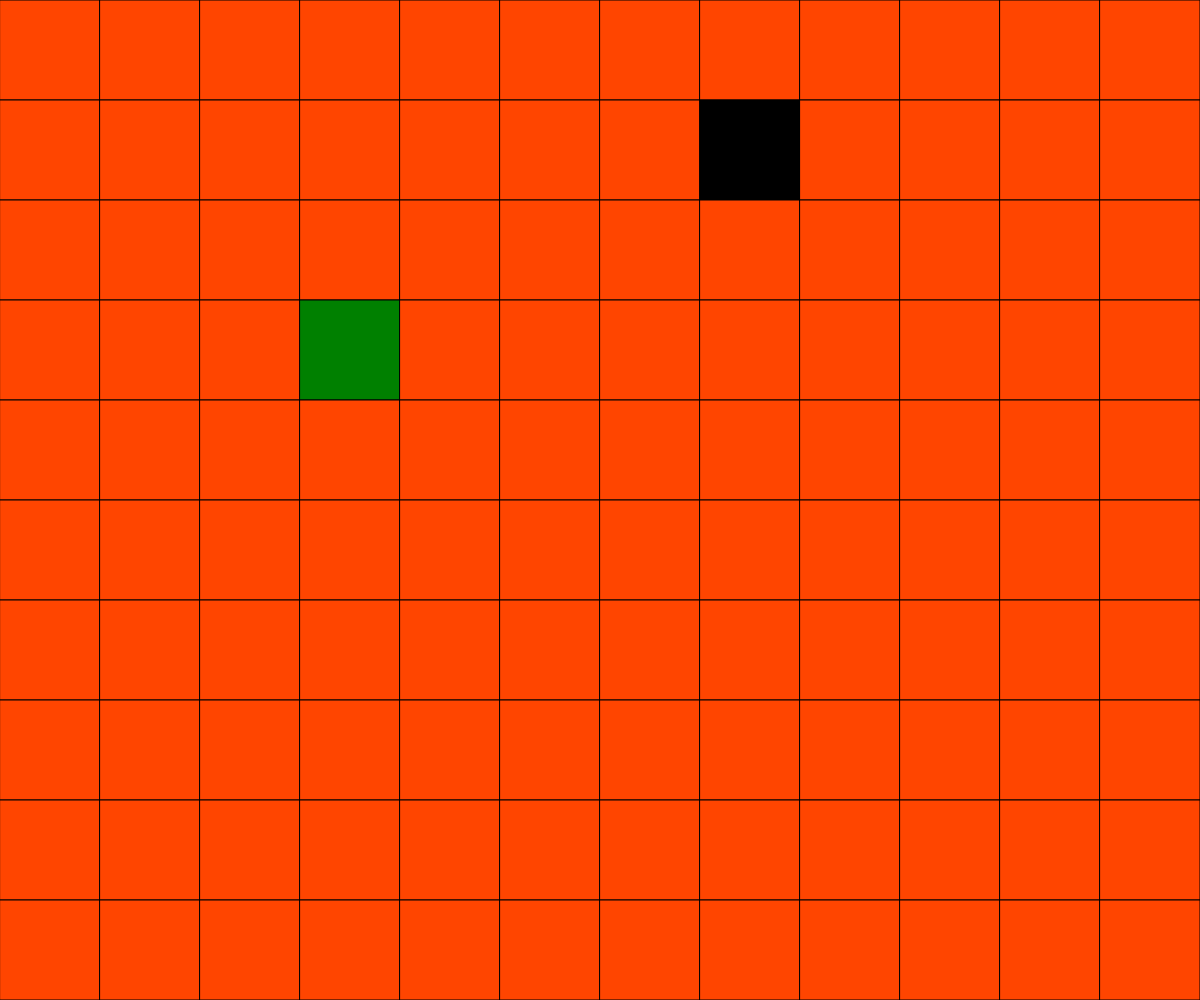
Frame 1 (no input)
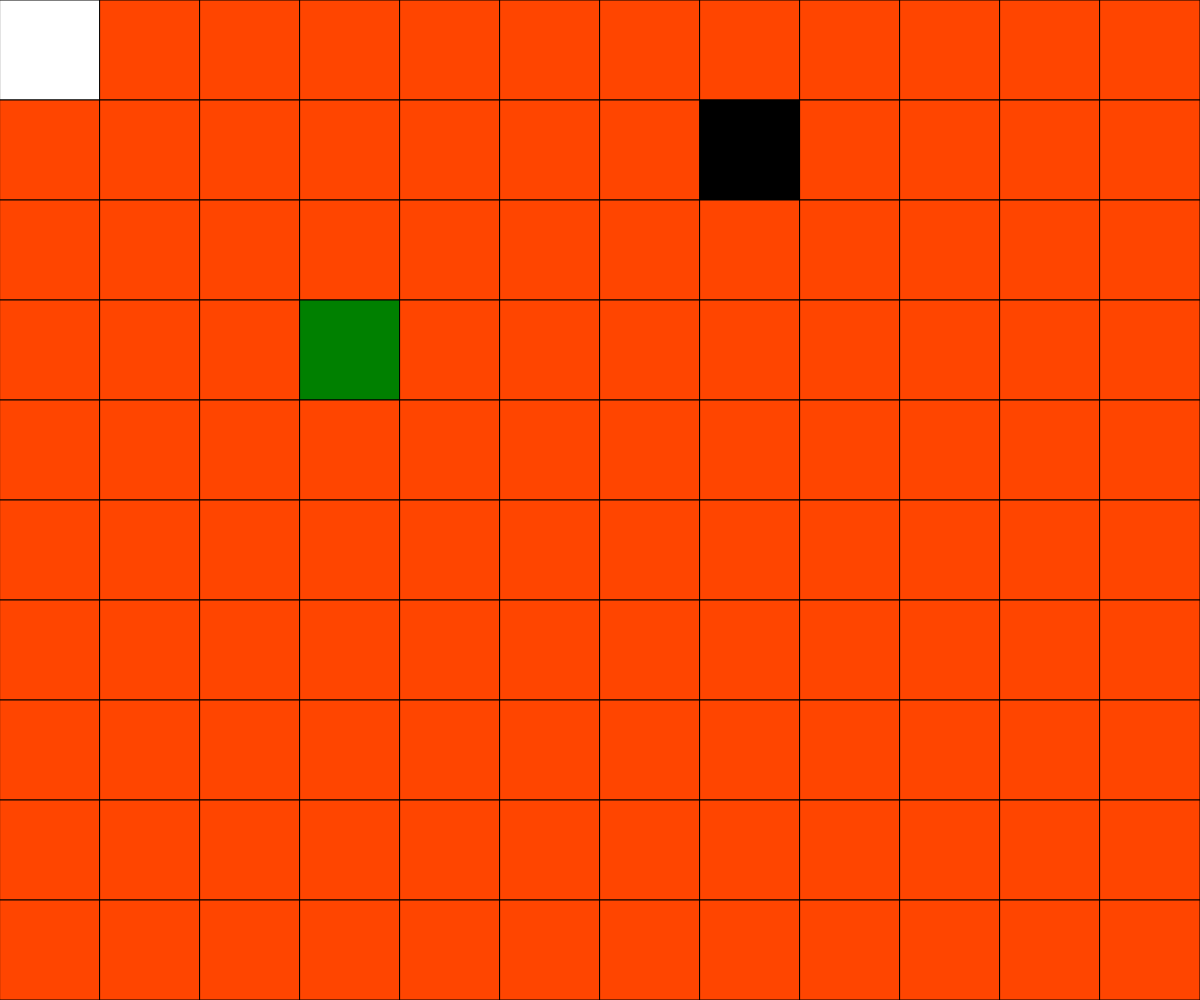
Frame 60 (no input)
Frame 120 (the mouse pressed at the canvas centre since frame 60): identical to frame 60, image omitted

The p5.js sketch that drew these frames (run headless with seeded random() and noise() and a simulated clock; from frame 60 on, the mouse is pressed at the canvas centre):

// p5.js sketch
// ── sketch.js
// Grid game | Tower Defense
// Karthik Narayan
// March.26/2025
//
// Extra for Experts:
// - describe what you did to take this project "above and beyond"
// TODO:
// - PATHFINDING - TRY BFS PATHFINDING FIRST

const CELL_SIZE = 100;
const PLAYER = "P";
const BALLOON_START = "S";
const BALLOON_END = "E";
let grid;
let rows;
let cols;
let oldY;
let oldX;
let queue;
let visited;
let previous;
let path;
let neighbours;

let playerPiece = {
  x: 0,
  y: 0,
  oldX: 0, 
  oldY: 0,
};

// Create a balloon spawn point
let balloonSpawnLocation = {
  x: 3,
  y: 3,
};

// Create a balloon end point
let balloonEndLocation = {
  x: 7,
  y: 1,
};

function setup() {
  createCanvas(windowWidth, windowHeight);

  cols = width/CELL_SIZE;
  rows = height/CELL_SIZE;

  // balloonSpawnLocation = {
  //   x: Math.floor(random(cols/2)),
  //   y: Math.floor(random(rows)),
  // };

  // balloonEndLocation = {
  //   x: Math.floor(random(cols/2, cols)),
  //   y: Math.floor(random(rows)),
  // };

  grid = generateGridMap(cols, rows);
  balloonStartAndEnd();
  
  previous = BFSPathfinding(grid, balloonSpawnLocation, balloonEndLocation);
  path = reconstructPath(grid, balloonSpawnLocation, balloonEndLocation, previous);
  // console.log(previous);
  //console.log(path);

  console.log(visited);
  console.log(previous);
}

function draw() {
  background(220);
  displayGrid(cols, rows);
  displayPiece();
}

function generateGridMap(cols, rows) {
  let newGrid = [];
  for (let y = 0; y < rows; y++) {
    newGrid.push([]);
    for (let x = 0; x < cols; x++) {
      newGrid[y].push(0);
    }
  }
  return newGrid;
}

function displayGrid(cols, rows) {
  for (let y = 0; y < rows; y++) {
    for (let x = 0; x < cols; x++) {
      if (grid[y][x] === 0) {
        fill("orangered");
      }
      else if (grid[y][x] === PLAYER) {
        fill("white");
      }
      else if (grid[y][x] === BALLOON_START) {
        fill("green");
      }
      else if (grid[y][x] === BALLOON_END) {
        fill("black");
      }
      rect(x * CELL_SIZE, y * CELL_SIZE, CELL_SIZE, CELL_SIZE);
    }
  }
}

function balloonStartAndEnd() {
  // Render Balloon Start and End
  grid[balloonSpawnLocation.y][balloonSpawnLocation.x] = BALLOON_START;
  grid[balloonEndLocation.y][balloonEndLocation.x] = BALLOON_END;
}

function displayPiece() {
  // Change the tile to the player
  grid[playerPiece.y][playerPiece.x] = PLAYER;
  // console.log(playerPiece.x, playerPiece.y);

  // Set old piece location
  playerPiece.oldY = playerPiece.y;
  playerPiece.oldX = playerPiece.x;
}

function mouseClicked() {
  // Clear old piece
  grid[playerPiece.oldY][playerPiece.oldX] = 0;

  // Find the x and y positions relative to the grid
  playerPiece.y = Math.ceil(mouseY/CELL_SIZE) - 1;
  playerPiece.x = Math.ceil(mouseX/CELL_SIZE) - 1;
}

function BFSPathfinding(grid, start, end) {
  visited = [];
  queue = [];
  previous = {}; // Map each node to its parent

  visited.push(start);
  queue.push(start);

  while (queue.length > 0) {
    let currentNode = queue.shift();

    if (currentNode.x === end.x && currentNode.y === end.y) {
      console.log("Reached the end");
      return previous;
    }

    let neighbourOne = { // Up
      x: currentNode.x,
      y: currentNode.y - 1,
    };
    let neighbourTwo = { // Down
      x: currentNode.x,
      y: currentNode.y + 1,
    };
    let neighbourThree = { // Left 
      x: currentNode.x - 1,
      y: currentNode.y,
    };
    let neighbourFour = { // Right
      x: currentNode.x + 1,
      y: currentNode.y,
    };

    neighbours = [neighbourOne, neighbourTwo, neighbourThree, neighbourFour];

    for (let neighbour of neighbours) {
      if (
        neighbour.x >= 0 && neighbour.x < cols &&
        neighbour.y >= 0 && neighbour.y < rows &&
        !visited.some(v => v.x === neighbour.x && v.y === neighbour.y)
      ) {
        visited.push(neighbour);
        queue.push(neighbour);
        previous[`${neighbour.x},${neighbour.y}`] = currentNode; // Map neighbour to current node
      }
    }
  }

  return previous; // Return the map even if the end is not reached
}

function reconstructPath(grid, start, end, previous) {
  path = [];
  let currentNode = end;

  while (currentNode) {
    path.push(currentNode);
    let key = `${currentNode.x},${currentNode.y}`;
    currentNode = previous[key]; // Move to the parent node
  }

  path.reverse(); // Reverse to get the path from start to end

  return path;
}
